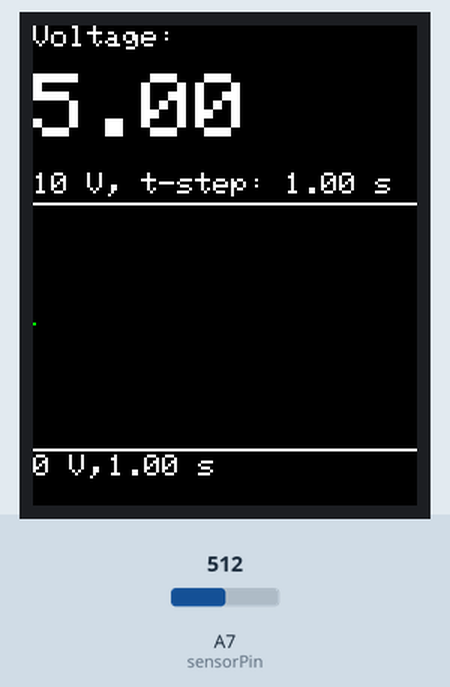
This sketch was run on a simulated Arduino Nano, built with avr-gcc and run on an emulated ATmega328P. On the bench: 128×160 colour display. The test bench sets the inputs (shaded band); at power-on: A7 (sensorPin) = 512. What the sketch prints to the serial monitor is not drawn.

Above: at 1.3 s.
1.4 s: A7 (sensorPin) set to 716
At 2.4 s:
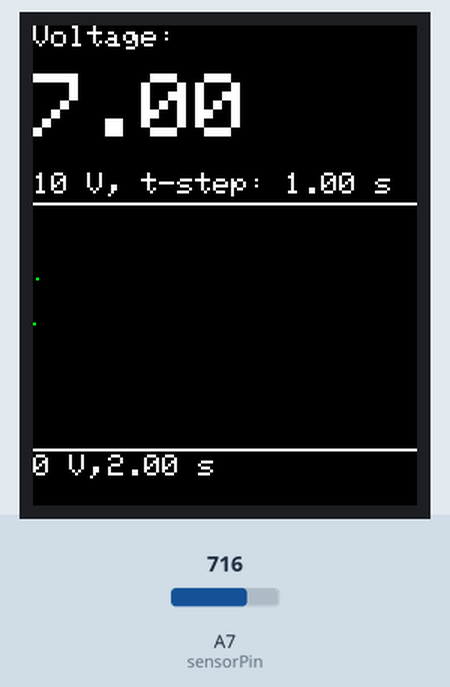
3.5 s: A7 (sensorPin) set to 900
At 4.8 s:
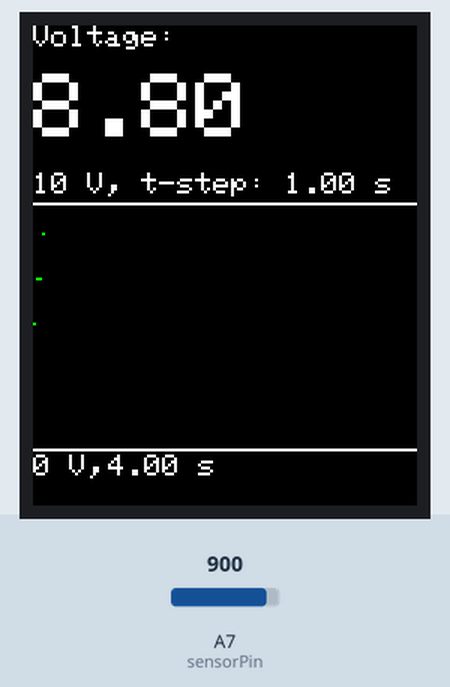
5.5 s: A7 (sensorPin) set to 1023
At 6.8 s:
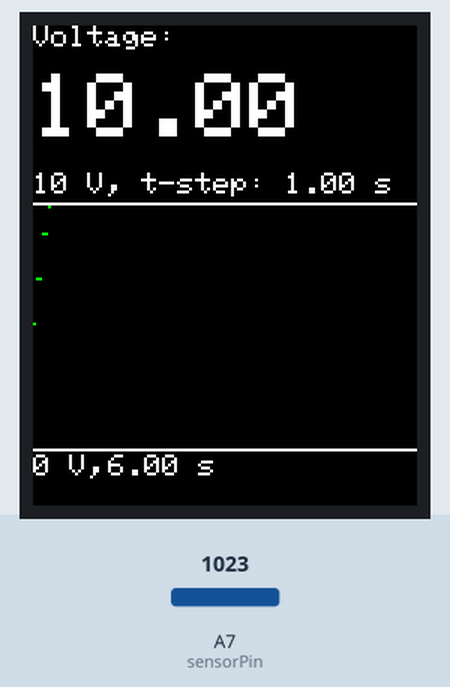
Timing chart, 0 to 8.5 s (numbered marks = the images above; inputs shaded):
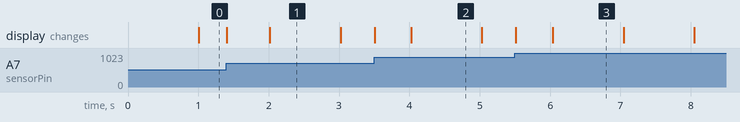

The sketch:

arduino_multimeter_mit_display.ino
```cpp
#define sclk 13
#define mosi 11
#define cs   10
#define dc   9
#define rst  8  // y

#include <Adafruit_GFX.h>    // Core graphics library
#include <Adafruit_ST7735.h> // Hardware-specific library
#include <SPI.h>

Adafruit_ST7735 tft = Adafruit_ST7735(cs, dc, rst);

#if defined(__SAM3X8E__)
    #undef __FlashStringHelper::F(string_literal)
    #define F(string_literal) string_literal
#endif

float timestep = 1.f; // save a measuremnt for every timestep
unsigned long last_time = 0; // start time

int sensorPin = A7;
int count = 0; // to measure overall time and set array indices
int ofy = 140; // y-offset for values and scales
int scale=8; // scaling of pixels/volt
float values[128];

/*
void testdrawtext(String text, uint16_t color, uint16_t tsize) {
  tft.setCursor(0, 0);
  tft.setTextSize(tsize);
  tft.setTextColor(color, ST7735_BLACK); // second color is background, overwrite!
  tft.setTextWrap(true);
  tft.print(text);
}
*/

void setup(){
  tft.initR(INITR_REDTAB);
  tft.fillScreen(ST7735_BLACK);
  // creates the 0/10-lines and clears measurement area
  setup_measurements();
  Serial.begin(115200);
}

float getVoltage(){
  int sensorValue = analogRead(sensorPin);
  return sensorValue * (10.0 / 1023.);

}

void setup_measurements(){
  // create the bottom line and text
  tft.setCursor(0, ofy+3);
  tft.setTextSize(1);
  tft.print("0 V, ");
  tft.drawLine(0, ofy+1, tft.width()-1, ofy+1, ST7735_WHITE);

  // create top-line and text
  tft.setCursor(0, ofy-10*scale-1-10);
  tft.setTextSize(1);
  tft.print("10 V");
  tft.print(", t-step: ");
  tft.print(timestep);
  tft.print(" s");
  tft.drawLine(0, ofy-10*scale-1, tft.width()-1, ofy-10*scale-1, ST7735_WHITE);
}

void printVoltage(float volt, uint16_t color, uint16_t tsize){
  tft.setCursor(0, 0);
  tft.setTextSize(1);
  tft.setTextColor(color, ST7735_BLACK); // second color is background, overwrite!
  tft.setTextWrap(true);
  tft.println("Voltage: ");
  tft.println();

  tft.setTextSize(tsize);
  tft.println(volt);
}

void loop(){
  float volt = getVoltage();
  printVoltage(volt, ST7735_WHITE, 3);

  if (millis() - last_time >= timestep*1000){
    Serial.println(volt, 4);

    if (count >= tft.width()-1){
      // shift all array elements to the left, replace last value
      for(int k=0; k<127;k++){
        // paint all old pixels black instead of drawing complete lines
        tft.drawPixel(k, ofy-scale*values[k], ST7735_BLACK);
        values[k] = values[k+1];
        tft.drawPixel(k, ofy-scale*values[k], ST7735_GREEN);
      }
      values[127] = getVoltage();
    }else{
      values[count] = getVoltage();
      tft.drawPixel(count, ofy-scale*values[count], ST7735_GREEN);
    }
    count = count + 1;

    // draw elapsed time
    tft.setCursor(25, ofy+3);
    tft.setTextSize(1);
    tft.print(count*timestep);
    tft.print(" s");

    last_time = millis();
  }
}
```

Measured:
- what the display in image 2 shows lasts 1.0 s, from 4.0 s to 5.0 s
